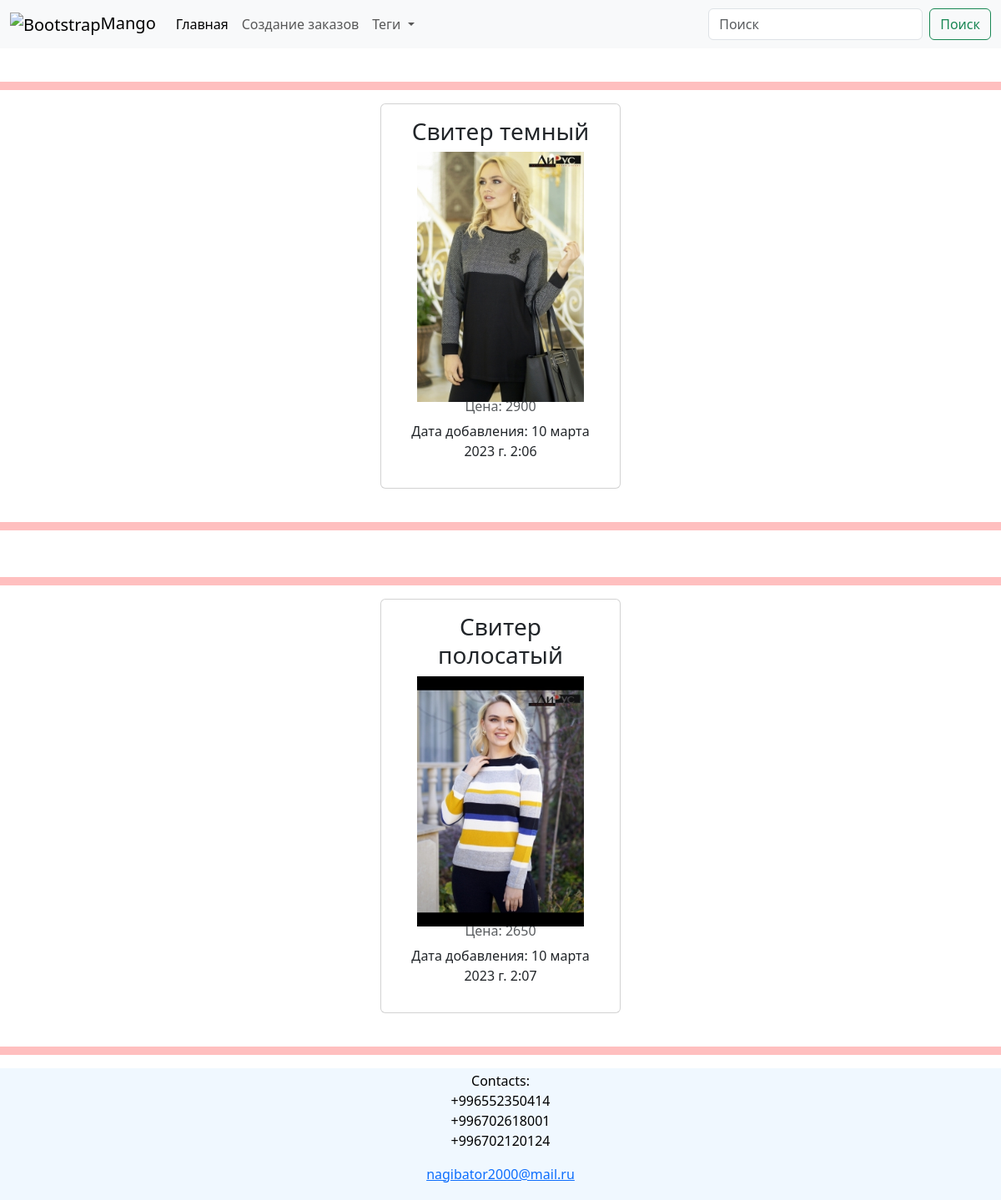
/cloth_four_tag/, run on the app's committed database.
### cloth/models.py (models this page shows, shortened)
class ProductCL(models.Model):
    class Meta:
        verbose_name = "Одежда"
        verbose_name_plural = "Одежда"
    name = models.CharField('Название одежды', max_length=50)
    image = models.ImageField('Картинка', upload_to='', null=True)
    price = models.PositiveIntegerField('Цена')
    date_created = models.DateTimeField(auto_now_add=True)
    tags = models.ManyToManyField(TagCL)

### cloth/views.py (the view)
# urls.py: path("cloth_four_tag/", views.ProductFourthView.as_view(), name="fourth_tag"),
class ProductFourthView(ListView):
    queryset = models.ProductCL.objects.filter(tags__name="Футболки")
    template_name = "product_tag_fourth.html"
    def get_queryset(self):
        return models.ProductCL.objects.filter(tags__name="Футболки")

### templates/product_tag_fourth.html
{% include 'header.html' %}
<center>
    {% for i in object_list %}
    <br>
    <hr>
<div class="card" style="width: 18rem;">
  <div class="card-body">
    <h3 class="card-title">{{i.name}}</h3>
    <img src="{{i.image.url}}" alt="" width="200" height="300">
    <h6 class="card-subtitle mb-2 text-muted">Цена: {{i.price}}</h6>
    <p> Дата добавления: {{i.date_created}} </p>
  </div>
</div>
    <br>
    <hr>
    {% endfor %}
</center>
{% include 'footer.html' %}

### static/css/style_cloth.css (style rules this page uses)
body { background: url("https://sputnik.kg/img/07e4/08/1c/1049455490_0:134:1280:858_1920x0_80_0_0_e807bdd3c07605a9d24da444ed7b7900.jpg"); }
hr { border: none; color: red; background-color: red; height: 10px; }

### data on the page
ProductCL: name "Свитер темный", image (picture), price "2900", date_created "10 марта 2023 г. 2:06"
ProductCL: name "Свитер полосатый", image (picture), price "2650", date_created "10 марта 2023 г. 2:07"
